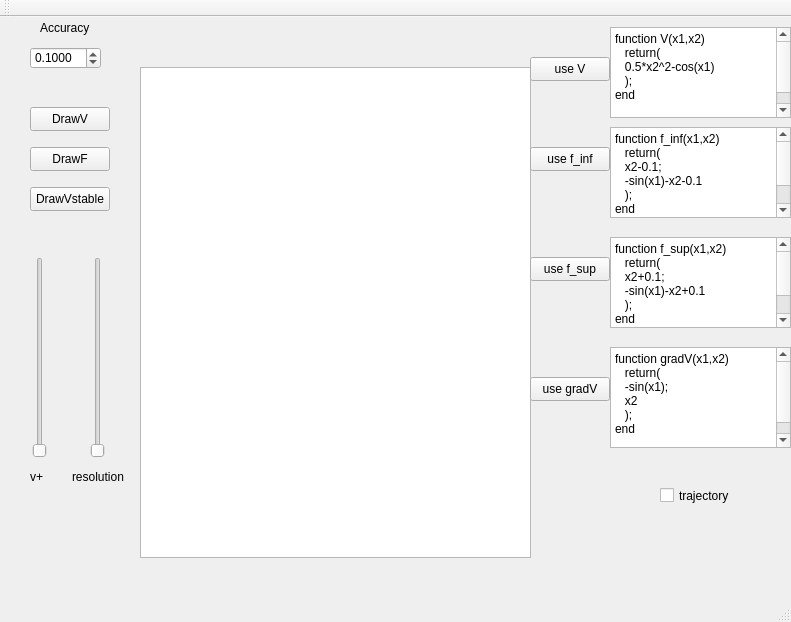
<?xml version="1.0" encoding="UTF-8"?>
<ui version="4.0">
 <class>MainWindow</class>
 <widget class="QMainWindow" name="MainWindow">
  <property name="geometry">
   <rect>
    <x>0</x>
    <y>0</y>
    <width>791</width>
    <height>622</height>
   </rect>
  </property>
  <property name="windowTitle">
   <string>MainWindow</string>
  </property>
  <widget class="QWidget" name="centralWidget">
   <widget class="QDoubleSpinBox" name="EpsilonSpinBox">
    <property name="geometry">
     <rect>
      <x>30</x>
      <y>30</y>
      <width>71</width>
      <height>22</height>
     </rect>
    </property>
    <property name="locale">
     <locale language="English" country="UnitedStates"/>
    </property>
    <property name="decimals">
     <number>4</number>
    </property>
    <property name="minimum">
     <double>0.010000000000000</double>
    </property>
    <property name="maximum">
     <double>1.000000000000000</double>
    </property>
    <property name="singleStep">
     <double>0.100000000000000</double>
    </property>
    <property name="value">
     <double>0.100000000000000</double>
    </property>
   </widget>
   <widget class="QLabel" name="label_Epsilon">
    <property name="geometry">
     <rect>
      <x>40</x>
      <y>0</y>
      <width>61</width>
      <height>21</height>
     </rect>
    </property>
    <property name="text">
     <string>Accuracy</string>
    </property>
   </widget>
   <widget class="QGraphicsView" name="graphicsView">
    <property name="geometry">
     <rect>
      <x>140</x>
      <y>50</y>
      <width>391</width>
      <height>491</height>
     </rect>
    </property>
    <property name="verticalScrollBarPolicy">
     <enum>Qt::ScrollBarAlwaysOff</enum>
    </property>
    <property name="horizontalScrollBarPolicy">
     <enum>Qt::ScrollBarAlwaysOff</enum>
    </property>
   </widget>
   <widget class="QPlainTextEdit" name="plainTextEditV">
    <property name="geometry">
     <rect>
      <x>610</x>
      <y>10</y>
      <width>181</width>
      <height>91</height>
     </rect>
    </property>
    <property name="plainText">
     <string>function V(x1,x2)
   return( 
   0.5*x2^2-cos(x1)
   );
end		 </string>
    </property>
   </widget>
   <widget class="QPushButton" name="pushButtonV">
    <property name="geometry">
     <rect>
      <x>530</x>
      <y>40</y>
      <width>80</width>
      <height>24</height>
     </rect>
    </property>
    <property name="text">
     <string>use V</string>
    </property>
   </widget>
   <widget class="QPlainTextEdit" name="plainTextEditf_inf">
    <property name="geometry">
     <rect>
      <x>610</x>
      <y>110</y>
      <width>181</width>
      <height>91</height>
     </rect>
    </property>
    <property name="plainText">
     <string>function f_inf(x1,x2)
   return( 
   x2-0.1;
   -sin(x1)-x2-0.1
   );
end		 </string>
    </property>
   </widget>
   <widget class="QPlainTextEdit" name="plainTextEditf_sup">
    <property name="geometry">
     <rect>
      <x>610</x>
      <y>220</y>
      <width>181</width>
      <height>91</height>
     </rect>
    </property>
    <property name="plainText">
     <string>function f_sup(x1,x2)
   return( 
   x2+0.1;
   -sin(x1)-x2+0.1
   );
end		 </string>
    </property>
   </widget>
   <widget class="QPushButton" name="pushButtonf_inf">
    <property name="geometry">
     <rect>
      <x>530</x>
      <y>130</y>
      <width>80</width>
      <height>24</height>
     </rect>
    </property>
    <property name="text">
     <string>use f_inf</string>
    </property>
   </widget>
   <widget class="QPushButton" name="pushButtonf_sup">
    <property name="geometry">
     <rect>
      <x>530</x>
      <y>240</y>
      <width>80</width>
      <height>24</height>
     </rect>
    </property>
    <property name="text">
     <string>use f_sup</string>
    </property>
   </widget>
   <widget class="QSlider" name="vscrollbar">
    <property name="geometry">
     <rect>
      <x>30</x>
      <y>240</y>
      <width>20</width>
      <height>201</height>
     </rect>
    </property>
    <property name="minimum">
     <number>0</number>
    </property>
    <property name="maximum">
     <number>10</number>
    </property>
    <property name="orientation">
     <enum>Qt::Vertical</enum>
    </property>
   </widget>
   <widget class="QLabel" name="label1">
    <property name="geometry">
     <rect>
      <x>30</x>
      <y>450</y>
      <width>21</width>
      <height>20</height>
     </rect>
    </property>
    <property name="text">
     <string>v+</string>
    </property>
   </widget>
   <widget class="QPushButton" name="DrawV">
    <property name="geometry">
     <rect>
      <x>30</x>
      <y>90</y>
      <width>80</width>
      <height>24</height>
     </rect>
    </property>
    <property name="text">
     <string>DrawV</string>
    </property>
   </widget>
   <widget class="QPlainTextEdit" name="plainTextEditgradV">
    <property name="geometry">
     <rect>
      <x>610</x>
      <y>330</y>
      <width>181</width>
      <height>101</height>
     </rect>
    </property>
    <property name="plainText">
     <string>function gradV(x1,x2)
   return( 
   -sin(x1);
   x2
   );
end		 </string>
    </property>
   </widget>
   <widget class="QPushButton" name="pushButtongradV">
    <property name="geometry">
     <rect>
      <x>530</x>
      <y>360</y>
      <width>80</width>
      <height>24</height>
     </rect>
    </property>
    <property name="text">
     <string>use gradV</string>
    </property>
   </widget>
   <widget class="QPushButton" name="DrawF">
    <property name="geometry">
     <rect>
      <x>30</x>
      <y>130</y>
      <width>80</width>
      <height>24</height>
     </rect>
    </property>
    <property name="text">
     <string>DrawF</string>
    </property>
   </widget>
   <widget class="QCheckBox" name="trajc">
    <property name="geometry">
     <rect>
      <x>660</x>
      <y>470</y>
      <width>81</width>
      <height>17</height>
     </rect>
    </property>
    <property name="text">
     <string>trajectory</string>
    </property>
   </widget>
   <widget class="QPushButton" name="pushButtonSolve">
    <property name="geometry">
     <rect>
      <x>30</x>
      <y>170</y>
      <width>80</width>
      <height>24</height>
     </rect>
    </property>
    <property name="text">
     <string>DrawVstable</string>
    </property>
   </widget>
   <widget class="QSlider" name="verticalSliderResolution">
    <property name="geometry">
     <rect>
      <x>90</x>
      <y>240</y>
      <width>16</width>
      <height>201</height>
     </rect>
    </property>
    <property name="minimum">
     <number>5</number>
    </property>
    <property name="maximum">
     <number>20</number>
    </property>
    <property name="pageStep">
     <number>1</number>
    </property>
    <property name="value">
     <number>5</number>
    </property>
    <property name="sliderPosition">
     <number>5</number>
    </property>
    <property name="orientation">
     <enum>Qt::Vertical</enum>
    </property>
   </widget>
   <widget class="QLabel" name="label">
    <property name="geometry">
     <rect>
      <x>72</x>
      <y>450</y>
      <width>61</width>
      <height>20</height>
     </rect>
    </property>
    <property name="text">
     <string>resolution</string>
    </property>
   </widget>
  </widget>
  <widget class="QMenuBar" name="menuBar">
   <property name="geometry">
    <rect>
     <x>0</x>
     <y>0</y>
     <width>791</width>
     <height>21</height>
    </rect>
   </property>
  </widget>
  <widget class="QToolBar" name="mainToolBar">
   <attribute name="toolBarArea">
    <enum>TopToolBarArea</enum>
   </attribute>
   <attribute name="toolBarBreak">
    <bool>false</bool>
   </attribute>
  </widget>
  <widget class="QStatusBar" name="statusBar"/>
 </widget>
 <layoutdefault spacing="6" margin="11"/>
 <resources/>
 <connections/>
</ui>
